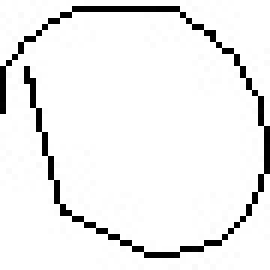
#> input picture dataset/extracted_images/0/0_30924.jpg, 45 x 45 px, found by its file name (shown 6 times larger); its folder holds only this picture in this run
$ python generate.py
#> lines starting #> are read from the running program, lines starting #| are printed output that depends on the picture; pictures that were not available may be replaced by others from this repository, and a replacement may not be noted
import numpy as np
from os import listdir
from skimage import io
import matplotlib.pyplot as plt
from scipy import ndimage
from skimage.transform import resize, rotate
from skimage.util import random_noise, invert
from skimage.color import gray2rgb
import math
import os
import json
import cv2

path_parent = os.path.dirname(os.getcwd())
read_path = os.path.join(path_parent,"dataset/extracted_images")
train = True
if train:
    write_single_path = os.path.join(path_parent,"/normalized/train")
    formula_path = os.path.join(path_parent,"formulas/train/fractions")
    os.makedirs(write_single_path)
    os.makedirs(formula_path)
else:
    write_single_path = os.path.join(path_parent,"/normalized/test")
    formula_path = os.path.join(path_parent,"formulas/test/fractions")
    os.makedirs(write_single_path)
    os.makedirs(formula_path)

label_names = ['0', '1', '2', '3', '4', '5', '6', '7', '8', '9', '-', '+', '=', 'leq', 'neq', 'geq', 'alpha','beta', 'lambda', 'lt', 'gt', 'x', 'y']
label_names_dict = dict()
for label,no in zip(label_names,list(range(len(label_names)))):
    label_names_dict[label] = no
    if not os.path.exists(write_single_path+"/"+label):
        os.makedirs(write_single_path+"/"+label)


print(label_names_dict)

def crop(img):
    crop = np.copy(img)/255
    h,w = img.shape
    left = 0
    while left < w//2 and np.sum(crop[:,left]) >= 0.98*h:
        left += 1
    right = w-1
    while right > w//2 and np.sum(crop[:,right]) >= 0.98*h:
        right -= 1
    if left > 0:
        left -1
    if right < h-1:
        right += 1
    crop = crop[:,left:right]

    top = 0
    while top < h//2 and np.sum(crop[top,:]) >= 0.98*w:
        top += 1
    bottom = h-1
    while bottom > h//2 and np.sum(crop[bottom,:]) >= 0.98*w:
        bottom -= 1
    if top > 0:
        top -= 1
    if bottom < h-1:
        bottom += 1
    crop = crop[top:bottom,:]*255
    return crop

def add_symbol_to_image(img,folder,choices,padding,minsize,maxsize,bpower=False,bsmall=False,bnom=False,bden=False,
                        width=False):
    choice = np.random.randint(len(choices))
    symbol_img = io.imread(read_path+"/"+folder+"/"+choices[choice])
    new_width = np.random.randint(minsize,maxsize+1)
    new_height = np.random.randint(minsize,maxsize+1)
    if width is not False:
        new_width = width
    symbol_img_res = resize(symbol_img, (new_height, new_width), cval=1)*255
    symbol_img_res = crop(symbol_img_res)
    new_height, new_width = symbol_img_res.shape
    shift = np.random.randint(-4+(60-new_height)//2,4+(60-new_height)//2)


    bounding_box = {
        'xmin': padding,
        'xmax': padding+new_width,
        'ymin': 65+shift-15*bpower+10*bsmall-30*bnom+30*bden,
        'ymax': 65+shift+new_height-15*bpower+10*bsmall-30*bnom+30*bden,
        'class_text': folder,
        'class': label_names_dict[folder]
    }

    if folder == "y" or folder == "beta":
        bounding_box['ymin'] += 10
        bounding_box['ymax'] += 10


    xmin, xmax = bounding_box['xmin'],bounding_box['xmax']
    ymin, ymax = bounding_box['ymin'],bounding_box['ymax']

    img[ymin:ymax,xmin:xmax] += invert(symbol_img_res)+254
    padding += new_width+np.random.randint(2,5)

    return img,padding,bounding_box

# [54 lines left out: functions add_rectangles, normalize_single, getBestShift, shift, not called in this run]

# simple equations
list_digits = []
for i in range(10):
    list_digits.append(listdir(read_path+"/"+str(i)))
list_int = listdir(read_path+"/int")  #added 21/05 -v
list_d = listdir(read_path+"/d")  #added 21/05 -v
list_plus = listdir(read_path+"/+")
list_minus = listdir(read_path+"/-")

# [7 lines of commented-out code are left out]
list_sin= listdir(read_path+"/sin") #added 22/05 -p
list_cos= listdir(read_path+"/cos") #added 22/05 -p
list_tan= listdir(read_path+"/tan") #added 22/05 -p
#list_alpha = listdir(read_path+"/alpha")
#list_beta = listdir(read_path+"/beta")
#list_lambda = listdir(read_path+"/lambda")
list_x = listdir(read_path+"/x")
#list_y = listdir(read_path+"/y")

if train:
    for i in range(10):
        list_digits[i] = list_digits[i][len(list_digits[i])//4:]
    list_int = list_int[len(list_int)//4:]      #added 21/05 -v
    list_d = list_d[len(list_d)//4:]      #added 21/05 -v
    list_plus = list_plus[len(list_plus)//4:]
    list_minus = list_minus[len(list_minus)//4:]
    # [7 lines of commented-out code are left out]
    list_sin = list_sin[len(list_sin)//4:]  #added 22/05 -p
    list_cos = list_cos[len(list_cos)//4:]  #added 22/05 -p
    list_tan = list_tan[len(list_tan)//4:]  #added 22/05 -p
    #list_alpha = list_alpha[len(list_alpha)//4:]
    #list_beta = list_beta[len(list_beta)//4:]
    #list_lambda = list_lambda[len(list_lambda)//4:]
    list_x = list_x[len(list_x)//4:]
    #list_y = list_y[len(list_y)//4:]
else:
    for i in range(10):
        list_digits[i] = list_digits[i][:len(list_digits[i])//4]
    list_int = list_int[:len(list_int)//4]      #added 21/05 -v
    list_d = list_d[:len(list_d)//4]      #added 21/05 -v
    list_plus = list_plus[:len(list_plus)//4]
    list_minus = list_minus[:len(list_minus)//4]
    # [7 lines of commented-out code are left out]
    list_sin = list_sin[:len(list_sin)//4]  #added 22/05 -p
    list_cos = list_cos[:len(list_sin)//4]  #added 22/05 -p
    list_tan = list_tan[:len(list_sin)//4]  #added 22/05 -p
    #list_alpha = list_alpha[:len(list_alpha)//4]
    #list_beta = list_beta[:len(list_beta)//4]
    #list_lambda = list_lambda[:len(list_lambda)//4]
    list_x = list_x[:len(list_x)//4]
    #list_y = list_y[:len(list_y)//4]

list_mid = [list_minus,list_plus]
#commented 22/05 -p
#list_end = [list_lt,list_gt,list_leq,list_geq,list_neq,list_equal]
list_end = [list_sin,list_cos,list_tan]  #added 22/05 -p
list_end_str=["sin","cos","tan"] #added 22/05 -v
#commented 22/05 -p
#list_variables = [list_alpha,list_beta,list_lambda,list_x,list_y]
list_variables = [list_x]  #added 22/05 -p
var_names = ["x"]

# os.mkdir(write_path_add)
bounding_boxes = []
for i in range(50):
    random_name = str(np.random.randint(1,99999))
    img = np.zeros((140,60*(4+4+12)))
    ## trignometrsing digits :P
    random_trig_1 =  np.random.randint(1,3)  #used to decide if digit is a number or a trig func added 22/05 -v
    random_trig_2 =  np.random.randint(1,3)  #used to decide if digit is a number or a trig func added 22/05 -v
    rand_num_1=0
    if random_trig_1 ==1:
        rand_num_1 = np.random.randint(1,1000)
        rand_num_1_lat= str( rand_num_1)
    else:
        rand_num_1 = list_end_str[np.random.randint(0,3)]
        rand_num_1_lat= str( rand_num_1 + "x")
    if random_trig_2 ==1:
        rand_num_2 = np.random.randint(1,1000)
        rand_num_2_lat= str( rand_num_2)
    else:
        rand_num_2 = list_end_str[np.random.randint(0,3)]
        rand_num_2_lat= str( rand_num_2 + "x")
        ## 22/05 -v

    mid = np.random.randint(2)
    if mid:
        mid_str = "+"
       # result = rand_num_1+rand_num_2
    else:
        mid_str = "-"
       # result = rand_num_1-rand_num_2
    result = np.random.randint(1,1000)  ##the above lines have been commented by me
                                        #to remove errors when rand nos are not actually nos
                                        #result is now a randomly generated number

    result_type = np.random.randint(3)
    if result_type == 0:
        #end_str = " #lt "
        end_str = " #sin"
        result += np.random.randint(100)
    elif result_type == 1:
        #end_str = " #gt "
        end_str = " #cos "
        result -= np.random.randint(100)
    elif result_type == 2:
        #end_str = " #leq "
        end_str = " #tan "
        result += np.random.randint(100)
    elif result_type == 3:
        #end_str = " #geq "
        end_str = " #sin"
        result -= np.random.randint(100)
    elif result_type == 4:
        #end_str = " #neq "
        end_str = " #cos "
        result += 1+np.random.randint(100)
    else:
        end_str = " = "
    if end_str != " = ":
        var_type = np.random.randint(len(list_variables))
        var = var_names[var_type]
        exp = "^"+str(np.random.randint(2,5))
    else:
        var = ""
        exp = ""

    rand_num_1_str = str(rand_num_1)
    rand_num_2_str = str(rand_num_2)
    result_str = str(result)
    num_strs = [rand_num_1_str,rand_num_2_str,result_str]
    filename = rand_num_1_lat+var+exp+mid_str+rand_num_2_lat+end_str+result_str+"_"+random_name+".jpg"
    print("Filename: ", filename)
    bounding_box = [{'filename': filename}]
    padding = 5
    class_names = []

    ##adding the integral to image
    img, padding, new_bounding_box = add_symbol_to_image(img,'int',list_int,
                                                                     padding,70,75)
#> in add_symbol_to_image, symbol_img is the input picture: shape (45, 45); min 0, max 255, mean 238.2
#> in add_symbol_to_image, `symbol_img_res = resize(symbol_img, (new_height, new_width), cval=1)*255`:
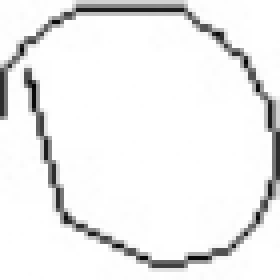
#> symbol_img_res: shape (70, 70) float64 (shown 4 times larger); min 3, max 255, mean 238
#> after the loop in crop, `while left < w//2 and np.sum(crop[:,left]) >= 0.98*h:`: left = 0
#> after the loop in crop, `while right > w//2 and np.sum(crop[:,right]) >= 0.98*h:`: right = 69
#> in crop, `crop = crop[:,left:right]`:
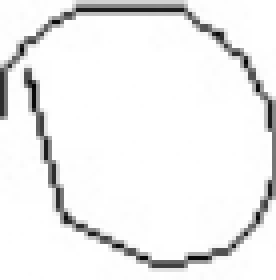
#> crop: shape (70, 69) float64 (shown 4 times larger); min 0.0118, max 1, mean 0.935
#> after the loop in crop, `while top < h//2 and np.sum(crop[top,:]) >= 0.98*w:`: top = 0
#> the loop in crop, `while bottom > h//2 and np.sum(crop[bottom,:]) >= 0.98*w:` made 2 passes
#> after the loop in crop, `while bottom > h//2 and np.sum(crop[bottom,:]) >= 0.98*w:`: bottom = 67
#> in crop, `bottom += 1`: bottom = 68
#> in crop, `crop = crop[top:bottom,:]*255`:
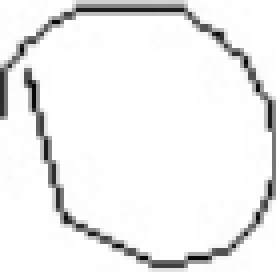
#> crop: shape (68, 69) float64 (shown 4 times larger); min 3, max 255, mean 237.9
#> (the run stopped early here; a loop or call above may not have finished)
